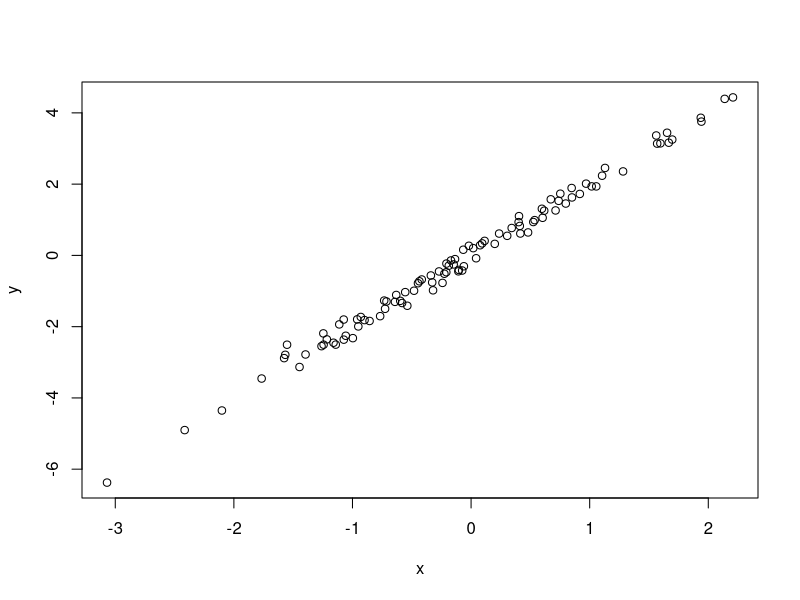

Write R code to recreate this figure.
# Simulate and plot data
# Alyssa Salazar
# alyssasalazar@arizona.edu
# 2024-01-02

x <- rnorm(n = 100)
y <- 2 * x + rnorm(n = 100, sd = 0.2)

plot(x = x, y = y)

# i will have the best 2024 and travel, love my body, make it to korean language level 3 on ttmik, get my TEFL certificate
# learn a kpop dance, save $1,000 by the end of Jan, get a new car, and stop procrastinating

x <- 2024